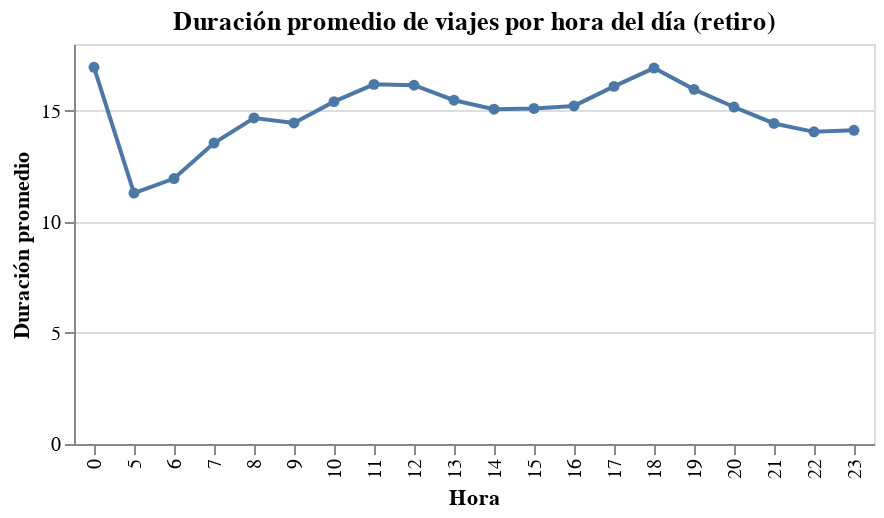

The notebook cell saved with this chart:
### Markdown cell above
#### Visualización

### Code cell
alt.Chart(df_duracion_hora_retiro).mark_line(point=True).encode(
     x=alt.X('Hora_Retiro_Digito:O', title='Hora'),
    y=alt.Y('Duracion_viaje_minutos:Q', title='Duración promedio'),

    tooltip=[
        alt.Tooltip('Hora_Retiro_Digito:N', title='Hora'),
        alt.Tooltip('Duracion_viaje_minutos:Q', title='Duración promedio', format=".2f")
    ]

).properties(
    title='Duración promedio de viajes por hora del día (retiro)',
    width=400,
    height=200
).interactive()

### Figure 1 — Vega-Lite specification as saved in the notebook (floating-point values rounded to 4 significant figures)
{"config": {"view": {"continuousWidth": 300, "continuousHeight": 300}}, "data": {"name": "data-0a1790a476dfe94fea3db210bee5cc65"}, "mark": {"type": "line", "point": true}, "encoding": {"tooltip": [{"field": "Hora_Retiro_Digito", "title": "Hora", "type": "nominal"}, {"field": "Duracion_viaje_minutos", "format": ".2f", "title": "Duración promedio", "type": "quantitative"}], "x": {"field": "Hora_Retiro_Digito", "title": "Hora", "type": "ordinal"}, "y": {"field": "Duracion_viaje_minutos", "title": "Duración promedio", "type": "quantitative"}}, "height": 200, "params": [{"name": "param_6", "select": {"type": "interval", "encodings": ["x", "y"]}, "bind": "scales"}], "title": "Duración promedio de viajes por hora del día (retiro)", "width": 400, "$schema": "https://vega.github.io/schema/vega-lite/v5.20.1.json", "datasets": {"data-0a1790a476dfe94fea3db210bee5cc65": [{"Hora_Retiro_Digito": 0, "Duracion_viaje_minutos": 16.95}, {"Hora_Retiro_Digito": 5, "Duracion_viaje_minutos": 11.29}, {"Hora_Retiro_Digito": 6, "Duracion_viaje_minutos": 11.95}, {"Hora_Retiro_Digito": 7, "Duracion_viaje_minutos": 13.54}, {"Hora_Retiro_Digito": 8, "Duracion_viaje_minutos": 14.67}, {"Hora_Retiro_Digito": 9, "Duracion_viaje_minutos": 14.45}, {"Hora_Retiro_Digito": 10, "Duracion_viaje_minutos": 15.41}, {"Hora_Retiro_Digito": 11, "Duracion_viaje_minutos": 16.18}, {"Hora_Retiro_Digito": 12, "Duracion_viaje_minutos": 16.14}, {"Hora_Retiro_Digito": 13, "Duracion_viaje_minutos": 15.47}, {"Hora_Retiro_Digito": 14, "Duracion_viaje_minutos": 15.07}, {"Hora_Retiro_Digito": 15, "Duracion_viaje_minutos": 15.1}, {"Hora_Retiro_Digito": 16, "Duracion_viaje_minutos": 15.21}, {"Hora_Retiro_Digito": 17, "Duracion_viaje_minutos": 16.09}, {"Hora_Retiro_Digito": 18, "Duracion_viaje_minutos": 16.92}, {"Hora_Retiro_Digito": 19, "Duracion_viaje_minutos": 15.96}, {"Hora_Retiro_Digito": 20, "Duracion_viaje_minutos": 15.16}, {"Hora_Retiro_Digito": 21, "Duracion_viaje_minutos": 14.42}, {"Hora_Retiro_Digito": 22, "Duracion_viaje_minutos": 14.05}, {"Hora_Retiro_Digito": 23, "Duracion_viaje_minutos": 14.12}]}}
